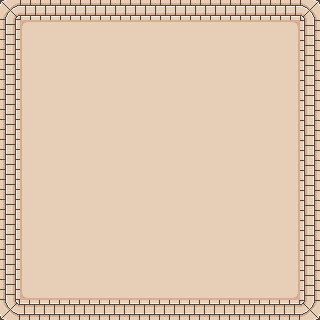

Below is a game level as drawn by its tile map, then a one-line description and the .tmx file that defines it, in full:
An orthogonal 16x16 tile map with 20x20 px tiles, 2 tile layers (Floor, Walls) and 12 objects (NORTH, WEST, SOUTH, EAST).

<map version="1.10" tiledversion="1.12.2" orientation="orthogonal" renderorder="right-down" width="16" height="16" tilewidth="20" tileheight="20" infinite="0" nextlayerid="5" nextobjectid="21">
 <tileset firstgid="1" source="../../../assets/tilesets/floor_type_1/floor_type_1.tsx" />
 <layer id="3" name="Floor" width="16" height="16">
  <data encoding="csv">
25,25,25,25,25,25,25,25,25,25,25,25,25,25,25,25,
25,6,7,7,7,7,7,7,7,7,7,7,7,7,8,25,
25,17,18,18,18,18,18,18,18,18,18,18,18,18,19,25,
25,17,18,18,18,18,18,18,18,18,18,18,18,18,19,25,
25,17,18,18,18,18,18,18,18,18,18,18,18,18,19,25,
25,17,18,18,18,18,18,18,18,18,18,18,18,18,19,25,
25,17,18,18,18,18,18,18,18,18,18,18,18,18,19,25,
25,17,18,18,18,18,18,18,18,18,18,18,18,18,19,25,
25,17,18,18,18,18,18,18,18,18,18,18,18,18,19,25,
25,17,18,18,18,18,18,18,18,18,18,18,18,18,19,25,
25,17,18,18,18,18,18,18,18,18,18,18,18,18,19,25,
25,17,18,18,18,18,18,18,18,18,18,18,18,18,19,25,
25,17,18,18,18,18,18,18,18,18,18,18,18,18,19,25,
25,17,18,18,18,18,18,18,18,18,18,18,18,18,19,25,
25,28,29,29,29,29,29,29,29,29,29,29,29,29,30,25,
25,25,25,25,25,25,25,25,25,25,25,25,25,25,25,25
</data>
 </layer>
 <layer id="1" name="Walls" width="16" height="16">
  <data encoding="csv">
13,14,14,14,14,14,14,14,14,14,14,14,14,14,14,15,
24,1,0,0,0,5,0,0,0,0,1,0,0,0,5,26,
24,0,0,0,0,0,0,0,0,0,0,0,0,0,0,26,
24,0,0,0,0,0,0,0,0,0,0,0,0,0,0,26,
24,0,0,0,0,0,0,0,0,0,0,0,0,0,0,26,
24,45,0,0,0,49,0,0,0,0,45,0,0,0,49,26,
24,0,0,0,0,0,0,0,0,0,0,0,0,0,0,26,
24,0,0,0,0,0,0,0,0,0,0,0,0,0,0,26,
24,0,0,0,0,0,0,0,0,0,0,0,0,0,0,26,
24,0,0,0,0,0,0,0,0,0,0,0,0,0,0,26,
24,1,0,0,0,0,0,0,0,0,0,0,0,0,5,26,
24,0,0,0,0,0,0,0,0,0,0,0,0,0,0,26,
24,0,0,0,0,0,0,0,0,0,0,0,0,0,0,26,
24,0,0,0,0,0,0,0,0,0,0,0,0,0,0,26,
24,45,0,0,0,49,0,0,0,0,45,0,0,0,49,26,
35,36,36,36,36,36,36,36,36,36,36,36,36,36,36,37
</data>
 </layer>
 <objectgroup id="2" name="Collision">
  <object id="1" x="20" y="0" width="120" height="20" />
  <object id="2" x="180" y="0" width="120" height="20" />
  <object id="5" x="0" y="20" width="20" height="120" />
  <object id="6" x="0" y="180" width="20" height="120" />
  <object id="7" x="20" y="300" width="120" height="20" />
  <object id="8" x="180" y="300" width="120" height="20" />
  <object id="9" x="300" y="180" width="20" height="120" />
  <object id="10" x="300" y="20" width="20" height="120" />
 </objectgroup>
 <objectgroup id="4" name="Doors">
  <properties>
   <property name="max" type="int" value="4" />
   <property name="min" type="int" value="1" />
  </properties>
  <object id="11" name="NORTH" x="140" y="0" width="40" height="20" />
  <object id="12" name="WEST" x="0" y="140" width="20" height="40" />
  <object id="13" name="SOUTH" x="140" y="300" width="40" height="20" />
  <object id="14" name="EAST" x="300" y="140" width="20" height="40" />
 </objectgroup>
</map>
